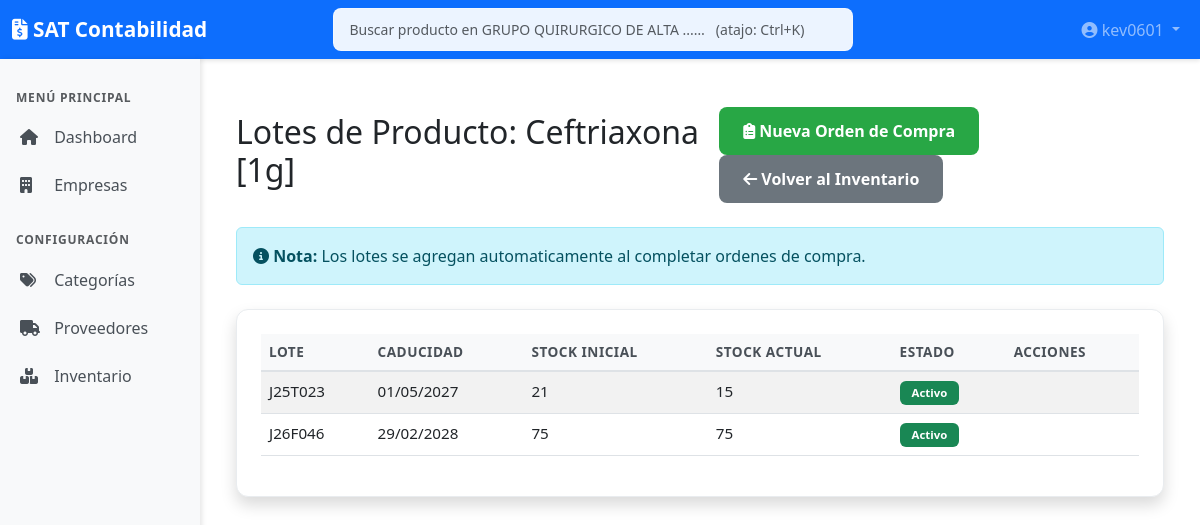
The app's page /companies/2/inventory/98/batches (signed in) with its own data.
### models.py (models this page shows, shortened)
class Company(db.Model):
    id = db.Column(db.Integer, primary_key=True)
    rfc = db.Column(db.String(13), unique=True, nullable=False)
    name = db.Column(db.String(128), nullable=False)
    postal_code = db.Column(db.String(5), nullable=True) # Código Postal (Lugar Expedición)
    logo_path = db.Column(db.String(512), nullable=True)  # Path to company logo
    fiel_cer_path = db.Column(db.String(256), nullable=True)
    fiel_key_path = db.Column(db.String(256), nullable=True)
    fiel_password_enc = db.Column(db.String(256), nullable=True) # Encrypted password
    created_at = db.Column(db.DateTime, default=datetime.utcnow)

class User(UserMixin, db.Model):
    __tablename__ = 'user'
    id = db.Column(db.Integer, primary_key=True)
    username = db.Column(db.String(64), unique=True, nullable=False, index=True)
    email = db.Column(db.String(120), unique=True, nullable=True, index=True)
    password_hash = db.Column(db.String(256))  # Larger for modern hash algorithms
    created_at = db.Column(db.DateTime, default=datetime.utcnow)
    last_login = db.Column(db.DateTime, nullable=True)
    is_active = db.Column(db.Boolean, default=True)
    is_admin = db.Column(db.Boolean, default=False)  # Admin can manage users and access all
    company_access = db.relationship('UserCompanyAccess', back_populates='user', cascade='all, delete-orphan')
    def has_any_perm(self, *perm_names):
        if self.is_admin:
            return True
        for access in self.company_access:
            for name in perm_names:
                if getattr(access, f'perm_{name}', False):
                    return True
        return False

class Product(db.Model):
    __tablename__ = 'product'
    id = db.Column(db.Integer, primary_key=True)
    company_id = db.Column(db.Integer, db.ForeignKey('company.id'), nullable=False)
    sku = db.Column(db.String(50), nullable=True)  # Código interno/barras
    name = db.Column(db.String(200), nullable=False)
    description = db.Column(db.Text)
    cost_price = db.Column(db.Float, default=0.0)  # Costo real (para valuación inventario)
    selling_price = db.Column(db.Float, default=0.0)  # Precio venta manual (override)
    profit_margin = db.Column(db.Float, default=0.0)  # Porcentaje de ganancia individual
    current_stock = db.Column(db.Integer, default=0)
    min_stock_level = db.Column(db.Integer, default=0)
    laboratory_id = db.Column(db.Integer, db.ForeignKey('laboratory.id'), nullable=True)
    preferred_supplier_id = db.Column(db.Integer, db.ForeignKey('supplier.id'), nullable=True)
    category_id = db.Column(db.Integer, db.ForeignKey('product_category.id'), nullable=True)
    packaging_type = db.Column(db.String(50), nullable=True)  # Caja, Paquete, Kit, Blister, etc.
    units_per_package = db.Column(db.Integer, default=1)  # Piezas por empaque
    sell_by = db.Column(db.String(10), default='UNIDAD')  # UNIDAD o PAQUETE
    active = db.Column(db.Boolean, default=True)
    created_at = db.Column(db.DateTime, default=datetime.utcnow)
    sanitary_registration = db.Column(db.String(100), nullable=True)  # Registro Sanitario
    is_controlled = db.Column(db.Boolean, default=False)  # Si es medicamento controlado (Fracción I, II, III)
    active_ingredient = db.Column(db.String(200), nullable=True)  # Principio activo
    presentation = db.Column(db.String(100), nullable=True)  # Presentación (e.g., Tabletas, Jarabe)
    therapeutic_group = db.Column(db.String(100), nullable=True)  # Grupo Terapéutico
    unit_measure = db.Column(db.String(20), default='PZA')  # PZA, CAJA, etc.
    company = db.relationship('Company', backref=db.backref('products', lazy=True))
    laboratory = db.relationship('Laboratory', backref=db.backref('products', lazy=True))
    preferred_supplier = db.relationship('Supplier', backref=db.backref('preferred_products', lazy=True))
    category = db.relationship('ProductCategory', backref=db.backref('products', lazy=True))

class ProductBatch(db.Model):
    __tablename__ = 'product_batch'
    id = db.Column(db.Integer, primary_key=True)
    product_id = db.Column(db.Integer, db.ForeignKey('product.id'), nullable=False)
    batch_number = db.Column(db.String(100), nullable=False) # Número de Lote
    expiration_date = db.Column(db.Date, nullable=False) # Fecha de Caducidad
    initial_stock = db.Column(db.Integer, default=0)
    current_stock = db.Column(db.Integer, default=0)
    sanitary_registration = db.Column(db.String(100), nullable=True) # Registro Sanitario del lote
    acquisition_date = db.Column(db.Date, default=datetime.utcnow)
    is_active = db.Column(db.Boolean, default=True) # Se desactiva si stock es 0 o caducado
    product = db.relationship('Product', backref=db.backref('batches', lazy=True, order_by='ProductBatch.expiration_date.asc()'))

### routes/inventory.py (the view)
@inventory_bp.route('/companies/<int:company_id>/inventory/<int:product_id>/batches')
@login_required
def product_batches(company_id, product_id):
    company = Company.query.get_or_404(company_id)
    product = Product.query.get_or_404(product_id)
    if product.company_id != company_id:
        return redirect(url_for('inventory.inventory_list', company_id=company_id))
    today = now_mexico().date()
    batches = ProductBatch.query.filter_by(product_id=product_id).order_by(ProductBatch.expiration_date).all()
    return render_template('inventory/batches.html',
                         company=company,
                         product=product,
                         batches=batches,
                         today=today)

### utils/timezone_helper.py (called while the page is built)
def now_mexico():
    return datetime.now(MEXICO_TIMEZONE)

### templates/inventory/batches.html (shortened to what this page needs)
{% extends "base.html" %}
{% block content %}
<div class="container mt-4">
    <div class="d-flex justify-content-between align-items-center mb-4">
        <h2>Lotes de Producto: {{ product.name }}</h2>
        <div>
            <a href="{{ url_for('inventory.inventory_list', company_id=company.id, tab='orders') }}" class="btn btn-success">
                <i class="fas fa-clipboard-list"></i> Nueva Orden de Compra
            </a>
            <a href="{{ url_for('inventory.inventory_list', company_id=company.id) }}" class="btn btn-secondary">
                <i class="fas fa-arrow-left"></i> Volver al Inventario
            </a>
        </div>
    </div>
    <div class="alert alert-info mb-4">
        <i class="fas fa-info-circle"></i>
        <strong>Nota:</strong> Los lotes se agregan automaticamente al completar ordenes de compra.
    </div>
    <div class="card shadow">
        <div class="card-body">
            {% if batches %}
            <div class="table-responsive">
                <table class="table table-striped table-hover">
                    <thead>
                        <tr>
                            <th>Lote</th>
                            <th>Caducidad</th>
                            <th>Stock Inicial</th>
                            <th>Stock Actual</th>
                            <th>Estado</th>
                            <th>Acciones</th>
                        </tr>
                    </thead>
                    <tbody>
                        {% for batch in batches %}
                        <tr>
                            <td>{{ batch.batch_number }}</td>
                            <td>
                                {{ batch.expiration_date.strftime('%d/%m/%Y') }}
                            </td>
                            <td>{{ batch.initial_stock }}</td>
                            <td>{{ batch.current_stock }}</td>
                            <td>
                                {% if batch.is_active and batch.current_stock > 0 %}
                                <span class="badge bg-success">Activo</span>
                                {% else %}
                                <span class="badge bg-secondary">Inactivo</span>
                                {% endif %}
                            </td>
                            <td>
                                <button class="btn btn-sm btn-outline-primary" title="Ver Movimientos">
                                </button>
                            </td>
                        </tr>
                        {% endfor %}
                    </tbody>
                </table>
            </div>
            {% else %}
            <div class="alert alert-info">
                No hay lotes registrados para este producto.
            </div>
            {% endif %}
        </div>
    </div>
</div>
{% endblock %}

### templates/base.html (shortened to what this page needs)
<!DOCTYPE html>
<html lang="es">
<head>
    <link href="https://cdn.jsdelivr.net/npm/bootstrap@5.3.0/dist/css/bootstrap.min.css" rel="stylesheet">
    <link rel="stylesheet" href="https://cdnjs.cloudflare.com/ajax/libs/font-awesome/6.4.0/css/all.min.css">
    <link href="https://cdn.jsdelivr.net/npm/tom-select@2.3.1/dist/css/tom-select.bootstrap5.min.css" rel="stylesheet">
    <link rel="stylesheet" href="{{ url_for('static', filename='css/main.css') }}">
</head>
<body>
    <nav class="navbar navbar-expand-lg navbar-dark bg-primary">
        <div class="container-fluid">
            <a class="navbar-brand" href="/">
                <i class="fas fa-file-invoice-dollar"></i> SAT Contabilidad
            </a>
            <div class="collapse navbar-collapse" id="navbarNav">
                {% set _navbar_company = company or selected_company %}
                {% if _navbar_company and current_user.is_authenticated %}
                <div class="navbar-search-wrap mx-auto position-relative" style="min-width:280px; max-width:520px; flex:1;">
                    <input type="search" id="globalProductSearch"
                           class="form-control form-control-sm"
                           placeholder="Buscar producto en {{ _navbar_company.name|truncate(28, true) }}…   (atajo: Ctrl+K)"
                           autocomplete="off"
                           aria-label="Búsqueda global de productos"
                           data-company-id="{{ _navbar_company.id }}"
                           data-search-url="{{ url_for('inventory.api_global_product_search', company_id=_navbar_company.id) }}">
                </div>
                {% endif %}
                <ul class="navbar-nav ms-auto">
                    <li class="nav-item dropdown">
                        <a class="nav-link dropdown-toggle" href="#" id="navbarDropdown" role="button"
                            data-bs-toggle="dropdown" aria-expanded="false">
                            <i class="fas fa-user-circle"></i> {{ current_user.username }}
                        </a>
                    </li>
                </ul>
            </div>
        </div>
    </nav>
    <div class="container-fluid">
        <div class="row">
            <nav class="col-md-2 d-md-block bg-light sidebar vh-100 position-sticky top-0">
                <div class="position-sticky pt-3">
                    {% set nav_is_admin = current_user.is_authenticated and current_user.is_admin %}
                    <h6 class="sidebar-heading px-3 text-muted">
                        MENÚ PRINCIPAL
                    </h6>
                    <ul class="nav flex-column">
                        <li class="nav-item">
                            <a class="nav-link" href="/">
                                <i class="fas fa-home"></i> Dashboard
                            </a>
                        </li>
                        {% if nav_is_admin or current_user.company_access %}
                        <li class="nav-item">
                            <a class="nav-link" href="/companies">
                                <i class="fas fa-building"></i> Empresas
                            </a>
                        </li>
                        {% endif %}
                    </ul>
                    {% if has_any_perm('inventory', 'inventory_admin') %}
                    <h6 class="sidebar-heading px-3 mt-4 text-muted">
                        CONFIGURACIÓN
                    </h6>
                    <ul class="nav flex-column">
                        <li class="nav-item">
                            <a class="nav-link" href="/categories">
                                <i class="fas fa-tags"></i> Categorías
                            </a>
                        </li>
                        <li class="nav-item">
                            <a class="nav-link" href="/suppliers">
                                <i class="fas fa-truck"></i> Proveedores
                            </a>
                        </li>
                        <li class="nav-item">
                            <a class="nav-link" href="/inventory">
                                <i class="fas fa-boxes"></i> Inventario
                            </a>
                        </li>
                    </ul>
                    {% endif %}
                </div>
            </nav>
            <main class="col-md-10 ms-sm-auto px-md-4">
                <div class="py-4">
                    {% block content %}{% endblock %}
                </div>
            </main>
        </div>
    </div>
</body>
</html>

### static/css/main.css (style rules this page uses)
:root { --color-primary: #0d6efd; --color-success: #28a745; --color-danger: #dc3545; --color-warning: #ffc107; --color-info: #17a2b8; --color-dark: #343a40; --color-teal: #20c997; --color-purple: #7b3bb3; --shadow-sm: 0 2px 4px rgba(0,0,0,0.1); --shadow-md: 0 4px 12px rgba(0,0,0,0.15); --shadow-lg: 0 8px 24px rgba(0,0,0,0.2); }
.form-control, .form-select { border-radius: 8px; border: 2px solid #e9ecef; padding: 10px 15px; transition: all 0.3s ease; }
.btn { border-radius: 8px; padding: 12px 24px; font-weight: 600; transition: all 0.3s ease; border: none; }
.btn-success { background: #28a745; }
.btn-secondary { background: #6c757d; }
.table { font-size: 0.95rem; }
.table thead th { border-bottom: 2px solid #dee2e6; font-weight: 700; text-transform: uppercase; font-size: 0.85rem; letter-spacing: 0.5px; color: #495057; background: #f8f9fa; }
.table tbody tr { transition: all 0.2s ease; }
.sidebar { padding: 0; box-shadow: 2px 0 5px rgba(0,0,0,0.1); overflow-y: auto; max-height: 100vh; }
.sidebar .nav-link { color: #495057; padding: 12px 20px; border-radius: 0; transition: all 0.3s; font-weight: 500; }
.sidebar .nav-link i { margin-right: 10px; width: 20px; }
.sidebar-heading { font-size: 0.75rem; font-weight: 700; text-transform: uppercase; letter-spacing: 0.8px; margin-top: 1rem; color: #6c757d; }
.card { border-radius: 12px; margin-bottom: 1.5rem; border: 1px solid #e9ecef; box-shadow: var(--shadow-sm); }
.card-body { padding: 1.5rem; }
.badge { font-weight: 600; padding: 6px 12px; border-radius: 6px; }
.navbar { box-shadow: var(--shadow-sm); }
.navbar-brand { font-weight: 700; font-size: 1.3rem; }

### templates/base.html (style rules this page uses)
.navbar-search-wrap input[type="search"] { border-radius: 8px; background: rgba(255,255,255,0.92); border: 1px solid rgba(255,255,255,0.4); }

### records on screen
User: username "kev0601"
Product: name "Ceftriaxona [1g]"
ProductBatch: batch_number "J25T023", expiration_date "01/05/2027", initial_stock "21", current_stock "15", is_active "Activo"
ProductBatch: batch_number "J26F046", expiration_date "29/02/2028", initial_stock "75", current_stock "75", is_active "Activo"
